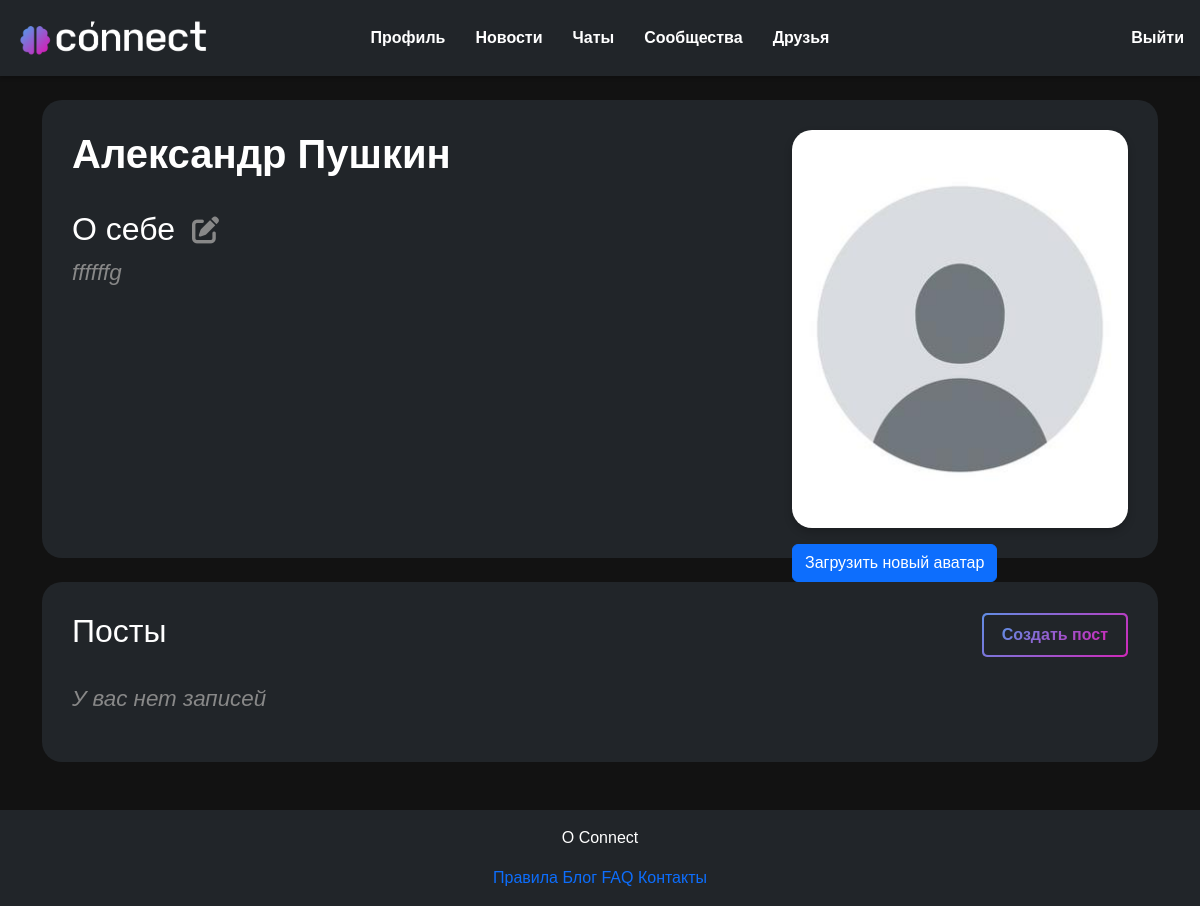
Page /person/create_post/ (signed in) on the earlier database version.
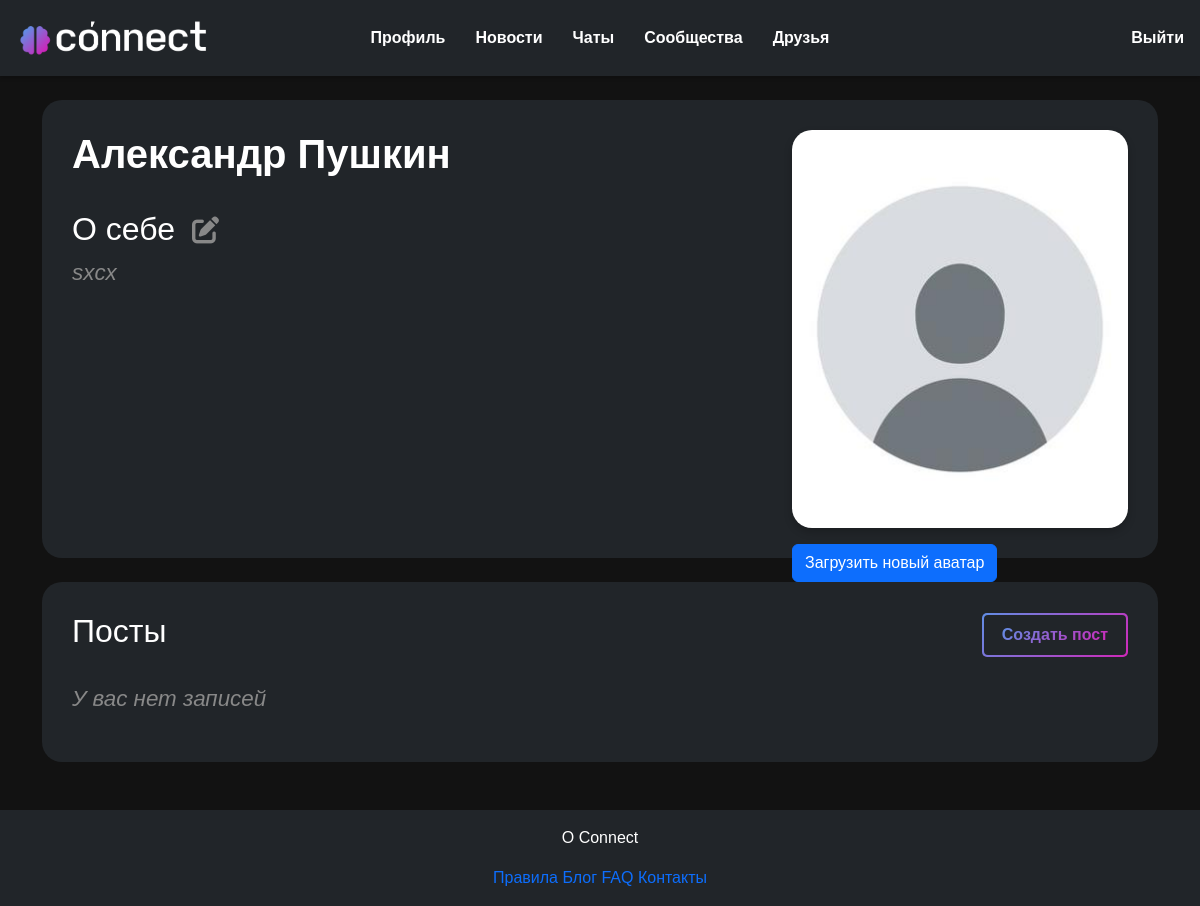
Same page on the later database version.
### users/models.py (models this page shows, shortened)
class User(AbstractUser):
    first_name = models.CharField("Имя", max_length=20)
    last_name = models.CharField("Фамилия", max_length=20)
    username = models.CharField("Имя пользователя", unique=True, max_length=20)
    email = models.EmailField("Почта", unique=True)
    password = models.CharField("Пароль", max_length=20)
    image = models.ImageField("Аватар", upload_to='users_images', blank=True, null=True)
    about = models.TextField("О себе", max_length=250, blank=True, null=True)
    image = models.ImageField(upload_to='users_images', null=True, blank=True)
    class Meta:
        verbose_name = 'Пользователь'
        verbose_name_plural = 'Пользователи'
    def get_avatar_url(self):
        if self.image and hasattr(self.image, 'url'):
            return self.image.url
        else:
            return f"{settings.STATIC_URL}person/img/default.jpg"

### person/views.py (the view)
# urls.py: path('create_post/', views.create_post, name='create_post'),
@login_required
def create_post(request):
    if request.method == "POST":
        post_form = PostForm(request.POST, request.FILES)
        if post_form.is_valid():
            post = post_form.save(commit=False)
            post.user = request.user
            post.date = timezone.now()
            post.save()
            return redirect('profile')
    else:
        form = PostForm()
    return render(request, 'person/profile.html', {'form': form})

### person/templates/person/profile.html (shortened to what the changed rows need)
{% extends 'main/layout.html' %}
{% load static %}
{% load custom_filters %}
{% block link %}
    <link rel="stylesheet" href="{% static 'person/css/person.css' %}">
{% endblock %}
{% block content %}
<section class="container container-profile">
<div class="row">
    <div class="col-md-8">
        <h2 class="person_name mb-4">{{ user.first_name }} {{ user.last_name }}</h2>
        <div class="about-section">
            <h2>О себе
                <a href="#" class="edit-about-btn" data-bs-toggle="modal" data-bs-target="#editAboutModal">
                    <i class="fa-solid fa-pen-to-square"></i>
                </a>
            </h2>
            {% if user.about %}
                <div class="about-container">
                    <p class="about">{{ user.about }}</p>
                </div>
            {% else %}
                <p class="commentary">Информация отсутвует</p>
            {% endif %}
        </div>
    </div>
</div>
</section>
<section class="container container-profile mt-4">
<div class="d-flex justify-content-between align-items-center mb-4">
    <h2>Посты</h2>
</div>
</section>
{% endblock %}

Differences in the rows shown:
changed User "Александр": about "ffffffg" → "sxcx"
